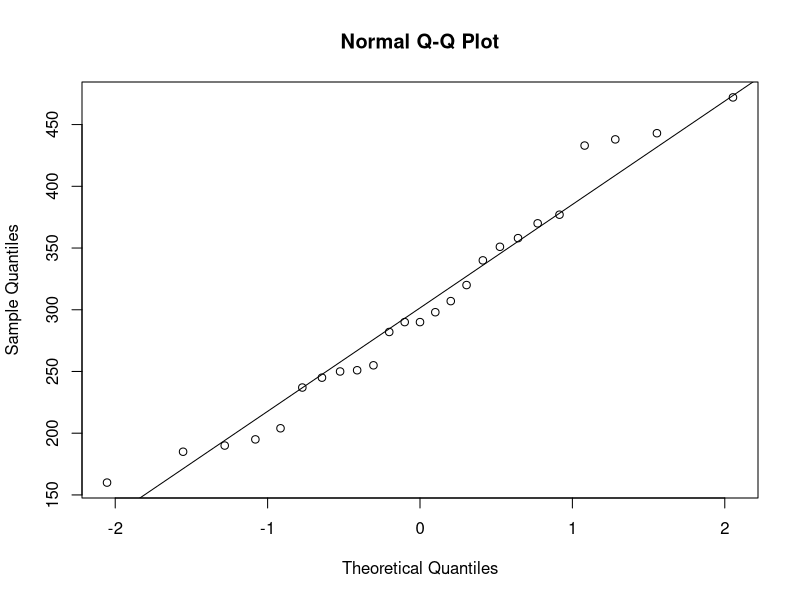
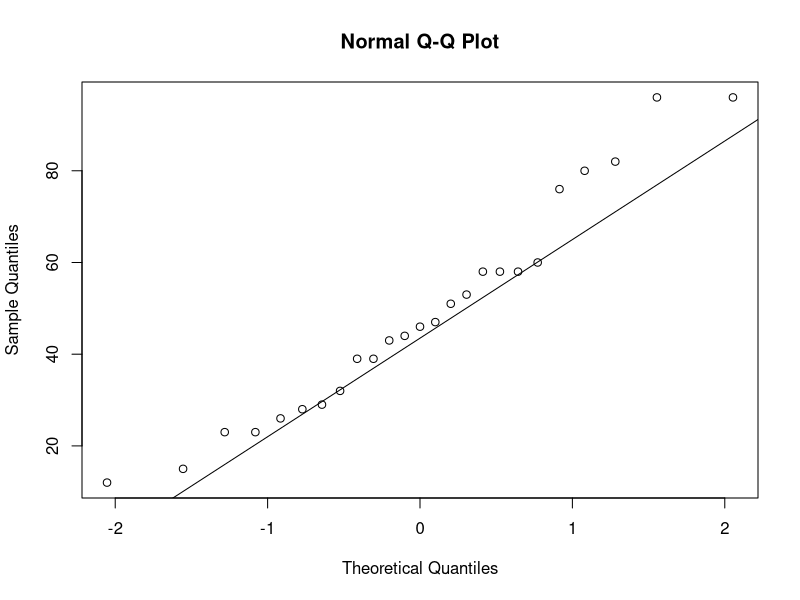
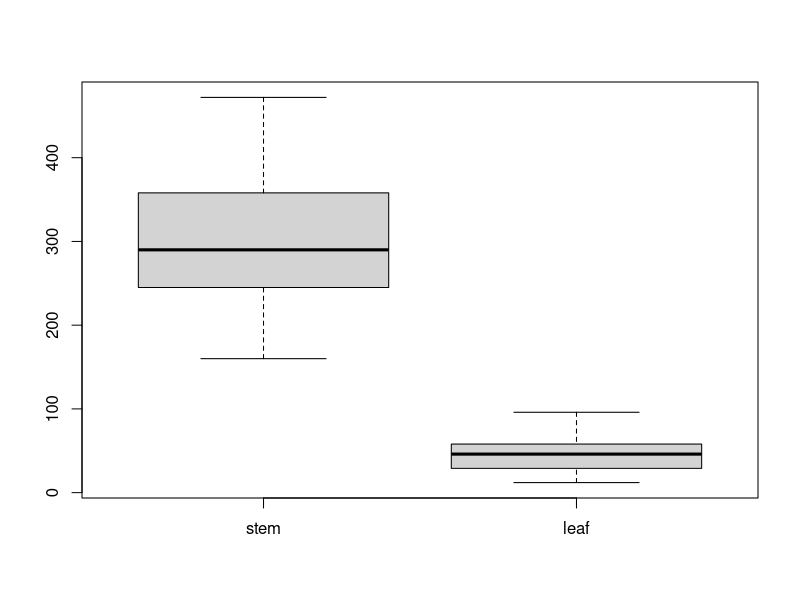
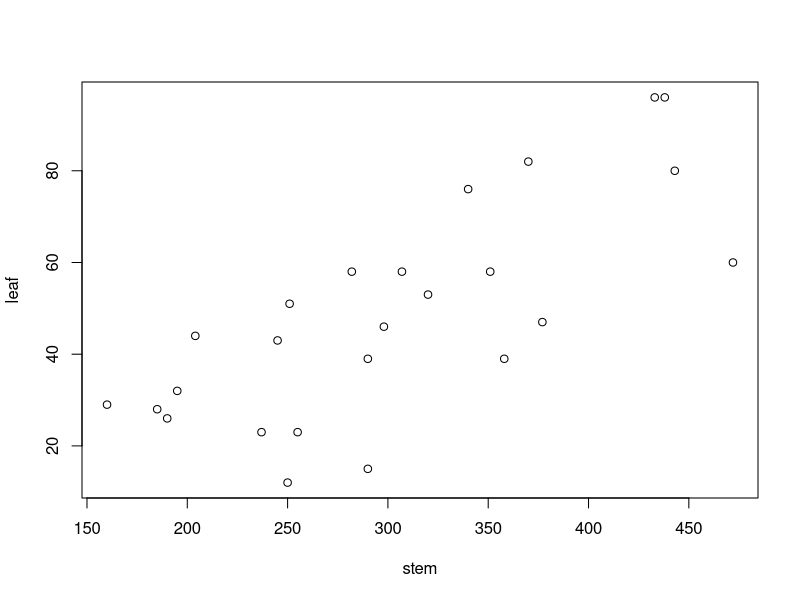

These figures' R source, in order: (Note: this script raises an error after producing the figures.)
####### Correlation
rm(list=ls(all=TRUE)) # remove all previous objects




# Read file 
StemLeaf<-read.table("StemLeaf.txt",header=TRUE)
str(StemLeaf) # structure
# Is there a correlation between stem length and leaf area?


stem<-StemLeaf$stem
leaf<-StemLeaf$leaf

# check for at least approximate normal distribution 
qqnorm(stem);qqline(stem) # qqplot
qqnorm(leaf);qqline(leaf) # qqplot

boxplot(StemLeaf) # Boxplot

# Scatter plot
plot(leaf~stem)

# Pearson's correlation coefficient
cor.test(stem,leaf,method="pearson")


# Spearman's correlation coefficient (Non-parametric test)
cor.test(stem,leaf,method="spearman")





####### Correlation table
rm(list=ls(all=TRUE)) # remove all previous objects


# Load file
Enzyme <- read.table("Enzyme.csv", sep=",", header=TRUE)
str(Enzyme) # structure


# correlation table
cor <- cor(Enzyme, use="pairwise", method="spearman")
cor

# Convert correlation table into data frame
cor<-data.frame(cor)


#make the rownames into the first column of the matrix
cor <- data.frame(Variables = row.names(cor), cor) # create dataframe with rownames of correlation table
rownames(cor) = NULL # remove row names



# save the correlation table in W
#install.packages("writexl")
library (writexl)
write_xlsx(cor,"D:/Stat/Correlation_Table_Enzyme.xlsx") # save the correlation table




###### heatmap
# save the correlation table in WD
#install.packages("corrplot")
library (corrplot)


# correlation table
cor2<-cor(Enzyme,use="pairwise", method="spearman") # I made new file because Correlation table shouldn't be in data.frame 
class(cor2)

# create heatmaps
png(height=1200, width=1200, file="CorrelationPlot0.png")
corrplot(cor2, method = 'number', tl.cex=0.9, tl.col = '#59B05B') # colorful number
dev.off()
# tl.cex: size of the text
# tl.col: color of the text

png(height=1200, width=1200, file="CorrelationPlot1.png")
corrplot(cor2, method = 'color', tl.cex=0.8, tl.col = 'black') 
dev.off()


png(height=1200, width=1200, file="CorrelationPlot2.png")
corrplot(cor2,tl.cex=0.8, tl.col = 'black' )
dev.off()


png(height=1200, width=1200, file="CorrelationPlot3.png")
corrplot(cor2, method = 'shade',  diag = FALSE, tl.cex=0.9, tl.col = 'black')
dev.off()
# diag: if false, it removes the diagonals

png(height=1200, width=1200, file="CorrelationPlot4.png")
corrplot(cor2, method = 'square', type = 'lower', diag = FALSE, tl.cex=0.9, tl.col = 'black', tl.srt = 45)
dev.off()
# tl.srt: degree of texts
# tye: upper, lower or full


png(height=1200, width=1200, file="CorrelationPlot5.png")
corrplot(cor2, method = 'ellipse', type = 'upper', tl.cex=0.9, tl.col = 'black', tl.srt = 90)
dev.off()






########### Simple linear regression 
rm(list=ls(all=TRUE)) # remove all previous objects
bird <- read.csv("birdsdiet.csv", stringsAsFactors = TRUE)
str(bird)

#We hypothesized: 
#for different bird species, the average mass of an individual has an effect on the maximum abundance of the species,
#due to ecological constraints (food sources, habitat availability, etc.).



# Scatter plot
plot(MaxAbund ~ Mass,data=bird)
abline(lm(MaxAbund ~ Mass,data=bird)) # Generate a line on scatter plot



# Linear regression of maximum abundance against mass
lm1 <- lm(MaxAbund ~ Mass, data = bird)

# Examination of the regression output
summary(lm1)



# Plot the four diagnostic plots
par(mfrow = c(2, 2))
plot(lm1)


# check assumptions in detail
plot(MaxAbund ~ Mass, data = bird)  # left plot
abline(lm1)  # line defined by the model parameters
hist(residuals(lm1))  # distribution of residuals


# Test the normality of residuals
shapiro.test(residuals(lm1))


# Skewness test
#install.packages("e1071")
library(e1071)
skewness(residuals(lm1))



# log-transform the variables
bird$logMaxAbund <- log10(bird$MaxAbund)
bird$logMass <- log10(bird$Mass)


# Linear model with transformed data
lm2 <- lm(logMaxAbund ~ logMass, data = bird)
summary(lm2)


# Diagnostic plots for transformed data
par(mfrow = c(2, 2))
plot(lm2)



# check assumptions for transformed data (logMaxAbund ~ logMass, data = bird)
plot(logMaxAbund ~ logMass, data = bird)
abline(lm2)
hist(residuals(lm2))




#Let us formulate a new and more precise hypothesis. This time let’s focus only on land birds.


# Linear model with terrestrial birds
lm3<-lm(logMaxAbund~logMass, data=bird,subset=bird$Aquatic == 0)
summary (lm3)
names(birds)
# Diagnostic plots for lm3
par(mfrow = c(2, 2))
plot(lm3)
shapiro.test(residuals(lm3))


plot(logMaxAbund ~ logMass, data = bird)
abline(lm3)
hist(residuals(lm3))

